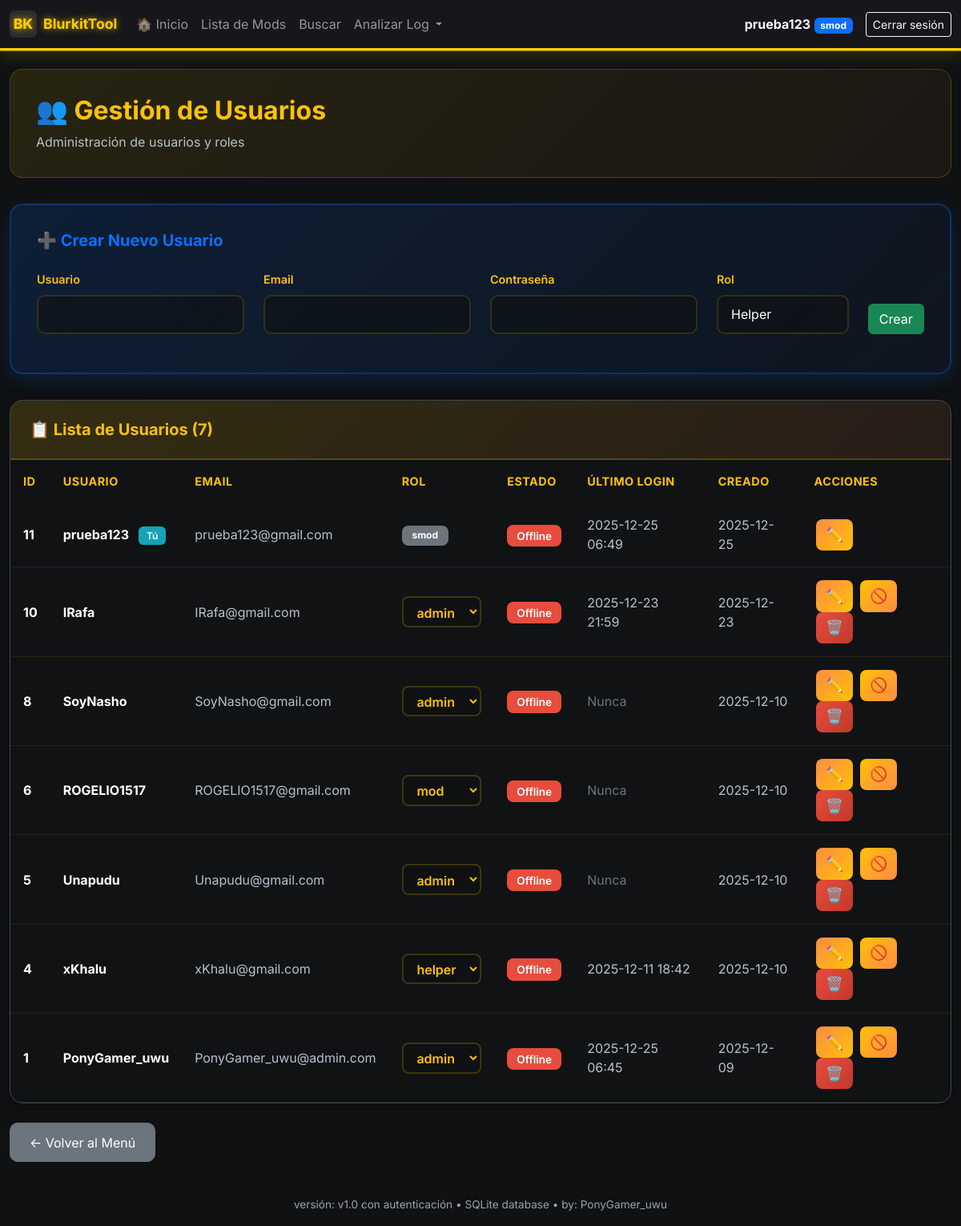
The app's page /admin/users (signed in), older data.
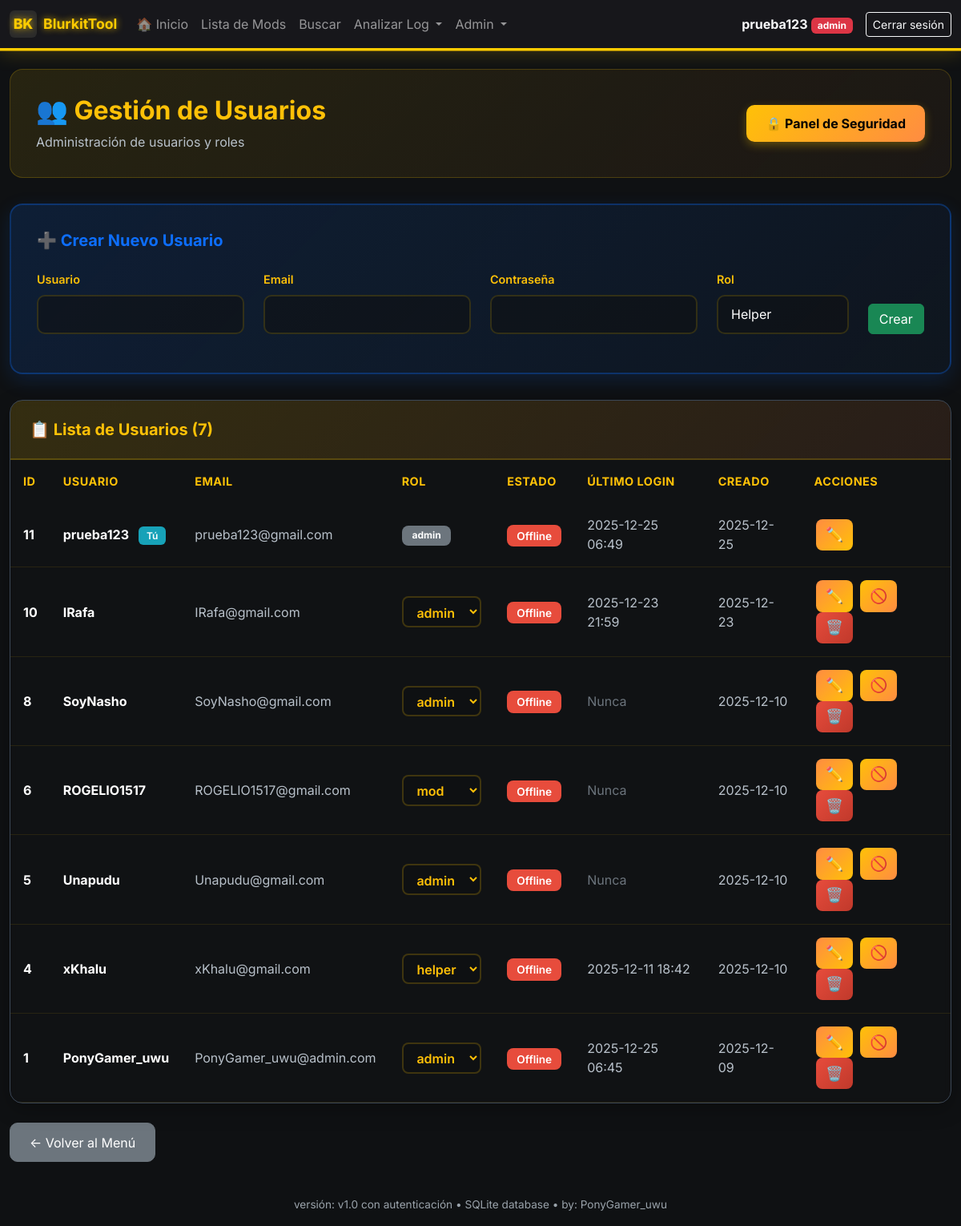
The same page, newer data.
### models.py (models this page shows, shortened)
class User(UserMixin, db.Model):
    __tablename__ = 'users'
    id = db.Column(db.Integer, primary_key=True)
    username = db.Column(db.String(80), unique=True, nullable=False, index=True)
    email = db.Column(db.String(120), unique=True, nullable=False, index=True)
    password_hash = db.Column(db.String(255), nullable=False)
    role = db.Column(db.String(20), nullable=False, default='helper')  # helper, mod, smod, admin
    is_active = db.Column(db.Boolean, default=True, nullable=False)
    created_at = db.Column(db.DateTime, default=datetime.utcnow, nullable=False)
    last_login = db.Column(db.DateTime)
    def has_role(self, *roles):
        return self.role in roles
    def is_admin(self):
        return self.role == 'admin'

### app.py (the view)
@app.route('/admin/users')
@smod_required
def admin_users():
    users = User.query.order_by(User.created_at.desc()).all()
    now = time()
    users_with_status = []
    for user in users:
        last_seen = online_users.get(user.username)
        is_online = last_seen is not None and (now - last_seen) < ONLINE_TIMEOUT
        users_with_status.append((user, is_online))
    return render_template('admin_users.html', users=users_with_status)

### app.py (called while the page is built)
@login_manager.user_loader
def load_user(user_id):
    try:
        return db.session.get(User, int(user_id))
    except:
        return None

@app.before_request
def restore_session_history():
    if current_user.is_authenticated:
        user_key = current_user.username
        if 'logs_history' in session and user_key not in logs_history:
            logs_history[user_key] = session.get('logs_history', [])
        session.permanent = True

@app.before_request
def force_logout_on_render():
    if os.environ.get('FLASK_ENV') == 'production' and not logout_flag['done']:
        if request.endpoint and not request.endpoint.startswith(('login', 'static', 'auth', 'admin_create_user')) and current_user.is_authenticated:
            logout_flag['done'] = True  # Mover antes del redirect para evitar doble logout
            session.clear()
            logout_user()
            flash('Por seguridad, vuelve a iniciar sesión.', 'info')
            return redirect(url_for('login'))

@app.after_request
def set_security_headers(response):
    response.headers['X-Frame-Options'] = 'SAMEORIGIN'
    response.headers['X-Content-Type-Options'] = 'nosniff'
    response.headers['X-XSS-Protection'] = '1; mode=block'
    response.headers['Referrer-Policy'] = 'strict-origin-when-cross-origin'
    if os.environ.get('FLASK_ENV') == 'production':
        response.headers['Content-Security-Policy'] = "default-src 'self'; script-src 'self' 'unsafe-inline' https://cdn.jsdelivr.net; style-src 'self' 'unsafe-inline' https://cdn.jsdelivr.net; img-src 'self' data:; font-src 'self' https://cdn.jsdelivr.net"
    return response

### auth.py (called while the page is built)
def roles_required(*roles):
    def decorator(f):
        @wraps(f)
        def decorated_function(*args, **kwargs):
            if not current_user.is_authenticated:
                flash('Por favor inicia sesión para acceder a esta página.', 'warning')
                return redirect(url_for('login'))
            if not current_user.has_role(*roles):
                abort(403)
            return f(*args, **kwargs)
        return decorated_function
    return decorator

### templates/admin_users.html (shortened to what this page needs)
{% extends "base.html" %}
{% block content %}
<div class="container-main mt-4">
    <div class="admin-header">
        <div class="d-flex justify-content-between align-items-center">
            <div>
                <h2>👥 Gestión de Usuarios</h2>
                <p>Administración de usuarios y roles</p>
            </div>
            {% if current_user.is_admin() %}
            <a href="{{ url_for('admin_security') }}" class="btn btn-security">
                🔒 Panel de Seguridad
            </a>
            {% endif %}
        </div>
    </div>
    <div class="create-user-card">
        <h5>➕ Crear Nuevo Usuario</h5>
        <div>
            <form method="POST" action="{{ url_for('admin_create_user') }}">
                <div class="row">
                    <div class="col-md-3">
                        <div class="mb-3">
                            <label for="username" class="form-label">Usuario</label>
                            <input type="text" class="form-control" id="username" name="username" required>
                        </div>
                    </div>
                    <div class="col-md-3">
                        <div class="mb-3">
                            <label for="email" class="form-label">Email</label>
                            <input type="email" class="form-control" id="email" name="email" required>
                        </div>
                    </div>
                    <div class="col-md-3">
                        <div class="mb-3">
                            <label for="password" class="form-label">Contraseña</label>
                            <input type="password" class="form-control" id="password" name="password" required>
                        </div>
                    </div>
                    <div class="col-md-2">
                        <div class="mb-3">
                            <label for="role" class="form-label">Rol</label>
                            <select class="form-select" id="role" name="role" required>
                                <option value="helper">Helper</option>
                            </select>
                        </div>
                    </div>
                    <div class="col-md-1 d-flex align-items-end">
                        <button type="submit" class="btn btn-success w-100 mb-3">Crear</button>
                    </div>
                </div>
            </form>
        </div>
    </div>
    <div class="users-table-card">
        <div class="users-table-header">
            <h5>📋 Lista de Usuarios ({{ users|length }})</h5>
        </div>
        <div class="table-responsive">
            <table class="table mb-0">
                <thead>
                    <tr>
                        <th>ID</th>
                        <th>Usuario</th>
                        <th>Email</th>
                        <th>Rol</th>
                        <th>Estado</th>
                        <th>Último login</th>
                        <th>Creado</th>
                        <th>Acciones</th>
                    </tr>
                </thead>
                <tbody>
                        {% for item in users %}
                        {% if item is iterable and item|length == 2 %}
                            {% set user = item[0] %}
                            {% set is_online = item[1] %}
                        {% else %}
                            {% set user = item %}
                            {% set is_online = false %}
                        {% endif %}
                        <tr {% if not user.is_active %}style="opacity: 0.6;"{% endif %}>
                            <td><strong style="color: #ffffff;">{{ user.id }}</strong></td>
                            <td>
                                <strong style="color: #ffffff;">{{ user.username }}</strong>
                                {% if user.id == current_user.id %}
                                <span class="badge-you">Tú</span>
                                {% endif %}
                            </td>
                            <td style="color: #b8c1ca;">{{ user.email }}</td>
                            <td>
                                {% if user.id == current_user.id %}
                                <span class="badge bg-secondary" style="padding: 0.4rem 0.8rem; border-radius: 8px;">{{ user.role }}</span>
                                {% else %}
                                <form method="POST" action="{{ url_for('admin_change_role', user_id=user.id) }}" class="d-inline">
                                    <select name="role" class="form-select-role" onchange="this.form.submit()">
                                        <option value="helper" {% if user.role == 'helper' %}selected{% endif %}>helper</option>
                                        <option value="mod" {% if user.role == 'mod' %}selected{% endif %}>mod</option>
                                        <option value="admin" {% if user.role == 'admin' %}selected{% endif %}>admin</option>
                                    </select>
                                </form>
                                {% endif %}
                            </td>
                            <td>
                                {% if is_online %}
                                <span class="badge-active" style="background-color: #28a745;">🟢 Online</span>
                                {% elif user.is_active %}
                                <span class="badge-inactive">Offline</span>
                                {% else %}
                                <span class="badge-inactive">Inactivo</span>
                                {% endif %}
                            </td>
                            <td style="color: #b8c1ca;">
                                {% if user.last_login %}
                                {{ user.last_login.strftime('%Y-%m-%d %H:%M') }}
                                {% else %}
                                <span style="color: #6c757d;">Nunca</span>
                                {% endif %}
                            </td>
                            <td style="color: #b8c1ca;">{{ user.created_at.strftime('%Y-%m-%d') }}</td>
                            <td>
                                <button type="button" class="btn btn-action btn-edit" title="Editar"
                                        data-bs-toggle="modal" data-bs-target="#editModal{{ user.id }}">
                                    ✏️
                                </button>
                                {% if user.id != current_user.id %}
                                <form method="POST" action="{{ url_for('admin_toggle_user', user_id=user.id) }}" class="d-inline">
                                    {% if user.is_active %}
                                    <button type="submit" class="btn btn-action btn-kick" title="Kick (desactivar)">
                                        🚫
                                    </button>
                                    {% else %}
                                    <button type="submit" class="btn btn-action btn-activate" title="Activar">
                                        ✓
                                    </button>
                                    {% endif %}
                                </form>
                                <form method="POST" action="{{ url_for('admin_delete_user', user_id=user.id) }}" class="d-inline"
                                      onsubmit="return confirm('¿Banear y eliminar usuario {{ user.username }}?')">
                                    <button type="submit" class="btn btn-action btn-delete" title="Ban (eliminar)">
                                        🗑️
                                    </button>
                                </form>
                                {% endif %}
                            </td>
                        </tr>
                        {% endfor %}
                    </tbody>
                </table>
            </div>
        </div>
    </div>
    <div class="mt-4">
        <a href="{{ url_for('menu') }}" class="btn btn-secondary" style="border-radius: 10px; padding: 0.7rem 1.5rem;">← Volver al Menú</a>
    </div>
{% endblock %}

### templates/base.html (shortened to what this page needs)
<!doctype html>
<html lang="es">
  <head>
    <link href="https://cdn.jsdelivr.net/npm/bootstrap@5.3.2/dist/css/bootstrap.min.css" rel="stylesheet">
    <link rel="stylesheet" href="{{ url_for('static', filename='style.css') }}">
  </head>
  <body>
    <nav class="navbar navbar-expand-lg navbar-dark">
      <div class="container container-main">
        <a class="navbar-brand d-flex align-items-center" href="{{ url_for('menu') if current_user.is_authenticated else url_for('home') }}">
          <div style="width:34px;height:34px;background:#2b2b2b;border-radius:6px;display:flex;align-items:center;justify-content:center;margin-right:8px;font-weight:800;color:var(--accent)">BK</div>
          <div>
            BlurkitTool
          </div>
        </a>
        {% if current_user.is_authenticated %}
        <div class="collapse navbar-collapse" id="navbarNav">
          <ul class="navbar-nav me-auto">
            <li class="nav-item">
              <a class="nav-link" href="{{ url_for('home') }}">🏠 Inicio</a>
            </li>
            {% if request.endpoint != 'menu' %}
            <li class="nav-item">
              <a class="nav-link" href="{{ url_for('index') }}">Lista de Mods</a>
            </li>
            <li class="nav-item">
              <a class="nav-link" href="{{ url_for('search') }}">Buscar</a>
            </li>
            <li class="nav-item dropdown">
              <a class="nav-link dropdown-toggle" href="#" id="analyzeDropdown" role="button" data-bs-toggle="dropdown">
                Analizar Log
              </a>
            </li>
            {% if current_user.is_admin() %}
            <li class="nav-item dropdown">
              <a class="nav-link dropdown-toggle" href="#" id="adminDropdown" role="button" data-bs-toggle="dropdown">
                Admin
              </a>
            </li>
            {% endif %}
            {% endif %}
          </ul>
          <div class="d-flex align-items-center ms-auto">
            <span class="text-light me-3">
              <strong>{{ current_user.username }}</strong>
              <span class="badge
                {% if current_user.role == 'admin' %}bg-danger
                {% elif current_user.role == 'smod' %}bg-primary
                {% elif current_user.role == 'mod' %}bg-success
                {% else %}bg-info{% endif %}">
                {{ current_user.role }}
              </span>
            </span>
            <a class="btn btn-sm btn-outline-light" href="{{ url_for('logout') }}">Cerrar sesión</a>
          </div>
        </div>
        {% endif %}
      </div>
    </nav>
    <main class="container container-main my-4">
      {% block content %}{% endblock %}
    </main>
    <footer class="container container-main text-center py-3">
      <span class="footer-note">versión: v1.0 con autenticación • SQLite database • by: PonyGamer_uwu</span>
    </footer>
  </body>
</html>

### static/style.css (style rules this page uses)
:root { --bg:#0f1113; --panel:#17181a; --muted:#9aa3ab; --accent:#ffcc00; --good:#2ecc71; --bad:#e74c3c; --card-border: rgba(255,255,255,0.04); --scroll-track: #0f1113; --scroll-thumb: #5a5f66; }
body { background: var(--bg); color: #e6eef3; font-family: 'Inter', system-ui, -apple-system, 'Segoe UI', Roboto, 'Helvetica Neue', Arial; }
* { scrollbar-width: thin; scrollbar-color: var(--scroll-thumb) var(--scroll-track); }
.navbar-brand { font-weight:700; font-size:1.1rem; color: #ffcc00 !important; text-shadow: 0 0 8px #ffcc00cc; }
.navbar { background: rgba(24, 24, 28, 0.98) !important; box-shadow: 0 4px 24px 0 #ffcc0033, 0 1.5px 0 #ffcc00; border-bottom: 2px solid #ffcc00; z-index: 1002; position: relative; }
.container-main { max-width:1500px; margin:0 auto; }
.footer-note { color:var(--muted); font-size:0.85rem; }

### templates/base.html (style rules this page uses)
.table { --bs-table-bg: transparent; --bs-table-border-color: rgba(255, 204, 0, 0.1); }
.table>:not(caption)>*>* { background-color: transparent !important; box-shadow: none !important; }
.table-responsive { background: transparent; }

Row changes from the older to the newer data that the page shows:
changed User "prueba123": role "smod" → "admin"
Text that changed along with them:
text now shown: "Admin 🔒 Panel de Seguridad"
